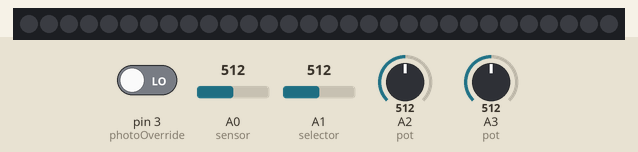
Simulated run of this sketch. Board: Arduino Uno, built with avr-gcc and run on an emulated ATmega328P. On the bench: 30 RGB LEDs in strip order, left to right. The inputs (shaded band) are chosen by the test bench; at power-on: A1 (selector) = 512, A2 (pot) = 512, pin 3 (photoOverride) LOW, A0 (sensor) = 512, A3 (pot) = 512. Dim RGB values are drawn brighter than linear; random numbers use the default seed unless the sketch sets one.

Above: at 1.2 s.
1.3 s: A1 (selector) set to 306
At 2.97 s:
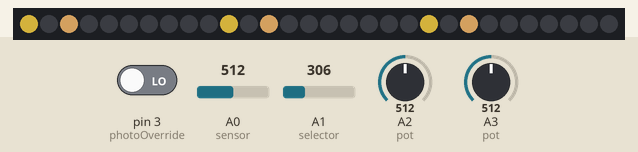
4.6 s: A2 (pot) set to 190
At 6.16 s:
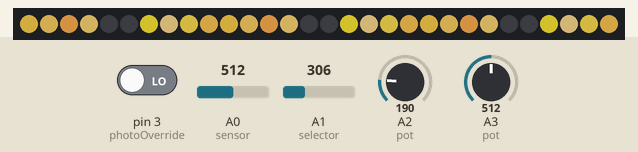
8.1 s: A1 (selector) set to 436
At 8.15 s:
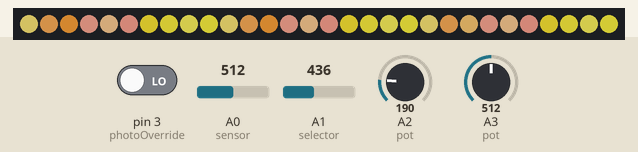
14.5 s: A1 (selector) set to 468
At 16.8 s:
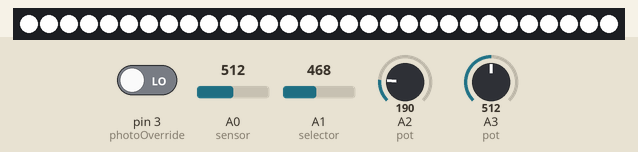
21.3 s: A1 (selector) set to 545
23.6 s: A1 (selector) set to 572
At 26.53 s:
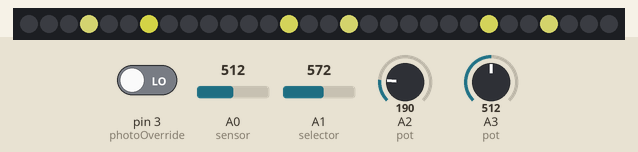

Measured:
- the behaviour switches between 449 and 450 on A1 (selector) (found by bisection; images 3 and 4)
- the behaviour switches between 559 and 560 on A1 (selector) (found by bisection; images 4 and 5)

The sketch:

LightBoard.ino
```cpp
#include <Adafruit_NeoPixel.h>

#define PIN 6
#define LED_COUNT 30

// Parameter 1 = number of pixels in strip
// Parameter 2 = Arduino pin number (most are valid)
// Parameter 3 = pixel type flags, add together as needed:
//   NEO_KHZ800  800 KHz bitstream (most NeoPixel products w/WS2812 LEDs)
//   NEO_KHZ400  400 KHz (classic 'v1' (not v2) FLORA pixels, WS2811 drivers)
//   NEO_GRB     Pixels are wired for GRB bitstream (most NeoPixel products)
//   NEO_RGB     Pixels are wired for RGB bitstream (v1 FLORA pixels, not v2)
Adafruit_NeoPixel strip = Adafruit_NeoPixel(LED_COUNT, PIN, NEO_GRB + NEO_KHZ800);

// IMPORTANT: To reduce NeoPixel burnout risk, add 1000 uF capacitor across
// pixel power leads, add 300 - 500 Ohm resistor on first pixel's data input
// and minimize distance between Arduino and first pixel.  Avoid connecting
// on a live circuit...if you must, connect GND first.

int photoOverride = 3;    // Used to override the photo cell sensor
int selector = A1;        // Pot to select the program to run.
int setting = 0;          // default value defined for setting the program to run.
int lightLevel = 0;       // default value defined for setting the light levels.
int brightness = 0;       // default value defined for setting the brightness level.

// Pot defined variables
int lightVal() { int x = 0; x = map(analogRead(A0),0,1023,0,255); return x;}  // Value of the photo cell sensor
int delayVal() { int x = 0; x = map(analogRead(A2),0,1023,10,500); return x;}  // Value of the delay pot
int brightVal() { int x = 0; x = map(analogRead(A3),0,1023,0,255); return x;}  // Value of the brightness pot

//  Preset several most common used solid colors
uint32_t off = strip.Color(0,0,0);          //Preset color variable = OFF
uint32_t r = strip.Color(255,0,0);        //Preset color variable = RED
uint32_t g = strip.Color(0,255,0);        //Preset color variable = GREEN
uint32_t b = strip.Color(0,0,255);        //Preset color variable = BLUE
uint32_t w = strip.Color(255,255,255);    //Preset color variable = WHITE
uint32_t o = strip.Color(255,75,0);        //Preset color variable = ORANGE

//color combination strings
uint32_t rrrroffrrrroff[] = {r,r,r,r,off,g,g,g,g,off};
uint32_t rroffwwoffbboff[] = {r,r,off,w,w,off,b,b,off,off};
uint32_t testcolor[] = {o,o,o,o,o,off,off,off,off,off};

void setup() {
  strip.begin();
  pinMode(photoOverride, INPUT);
  strip.show(); // Initialize all pixels to 'off'
}

void loop() {
  // First chedk the override switch for the photo cell is off, then read the photo cell level.
  if (digitalRead(photoOverride) == HIGH){ lightLevel = 0; }  else { lightLevel = lightVal(); }
  // Check if the brightness is turned all the way down.  If so use the light sensor to determin the brightness.
  if (brightVal() == 0){ strip.setBrightness(lightVal()); } else { strip.setBrightness(brightVal()); }
  // Based on the value from the photocell/bypass switch decide to call the program selector
  if (lightLevel < 200 ) { programSelector(); } else { strip.clear(); strip.show(); }
  // Very short delay to prevent bugs.
  delay(1);
}

void programSelector(){
    setting = map(analogRead(selector), 10, 1000, 1,10);
    switch (setting) {
      case 1:
        running_v2(rrrroffrrrroff);
        break;
      case 2:
        running_v2(rroffwwoffbboff);
        break;
      case 3:
        twinkle_v1();
        break;
      case 4:
        twinkleFull_v1();
        break;
      case 5:
        delay(2000);
        flash_v1();
        break;
      case 6:
        randomWhite();
        break;
      case 7:
        fullRandomWhite();
        break;
      case 8:
        randomColors();
        break;
      case 9:
        fullRandomColors();
        break;
      case 10:
        strip.clear();
        strip.show();
        break;
      default:
        strip.clear();
        strip.show();
        break;
    }
}

void twinkle_v1(){
  uint32_t c;
  int p;
  c = strip.Color(255,random(150,255),random(50,150));
  p=random(10);
  for(int i=0; i<=LED_COUNT/10; i++){
    strip.setPixelColor(p+(i*10),c);
  }
  strip.show();
  delay(delayVal());
}

void twinkleFull_v1(){
  uint32_t c;
  int p;
  c = strip.Color(255,random(150,255),random(50,150));
  p=random(LED_COUNT);
  strip.setPixelColor(p,c);
  strip.show();
  delay(delayVal());
}

void running_v1(){
  uint32_t p;
  uint32_t s[] = {r,r,r,r,off,g,g,g,g,off};
  for(int p=0; p<10; p=p+1){
    for(int i=0; i<=LED_COUNT/10; i++){
      for(int ii=0; ii<10; ii++){
        strip.setPixelColor(p+(i*10)-ii, s[ii]);
      }
    }
    strip.show();
    delay(delayVal());
  }
}

void running_v2(uint32_t s[]){
  uint32_t p;
  for(int p=0; p<10; p=p+1){
    for(int i=0; i<=LED_COUNT/10; i++){
      for(int ii=0; ii<10; ii++){
        strip.setPixelColor(p+(i*10)-ii, s[ii]);
      }
    }
    strip.show();
    delay(delayVal());
  }
}

void surprise_v1(){
  uint32_t c[] = {o,o,o,o,off,off,off,off,off,off};
  if (random(100) != 1) {
    running_v2(c);
  } else {
    flash_v1();
  }
}

void flash_v1(){
  strip.setBrightness(255);
  for (int i=0; i<random(3,20); i++){
    all_set(w);
    delay(1);
    all_set(off);
    delay(1);
  }
}


void randomWhite(){
  int p,c;
  p=random(10);
  c=random(2);
  for(int i=0; i<=LED_COUNT/10; i++){
    switch (c) {
      case 0:
        strip.setPixelColor(p+(i*10),255,255,random(50,150));
        break;
      case 1:
        strip.setPixelColor(p+(i*10),off);
    }
  }
  strip.show();
  delay(delayVal());
}

void fullRandomWhite(){
  int p;
  p=random(LED_COUNT);
  switch (random(5)) {
    case 0:
        strip.setPixelColor(p,255,255,random(50,150));
      break;
    case 1:
        strip.setPixelColor(p,off);
  }
  strip.show();
  delay(delayVal());
}

void randomColors(){
  int p,c;
  p=random(10);
  c=random(5);
  for(int i=0; i<=LED_COUNT/10; i++){
    switch (c) {
      case 0:
        strip.setPixelColor(p+(i*10),r);
        break;
      case 1:
        strip.setPixelColor(p+(i*10),g);
        break;
      case 2:
        strip.setPixelColor(p+(i*10),b);
        break;
      case 3:
        strip.setPixelColor(p+(i*10),w);
        break;
      case 4:
        strip.setPixelColor(p+(i*10),off);
    }
  }
  strip.show();
  delay(delayVal());
}


void fullRandomColors(){
  int p;
  p=random(LED_COUNT);
  switch (random(5)) {
    case 0:
      strip.setPixelColor(p,r);
      break;
    case 1:
      strip.setPixelColor(p,g);
      break;
    case 2:
      strip.setPixelColor(p,b);
      break;
    case 3:
      strip.setPixelColor(p,w);
      break;
    case 4:
      strip.setPixelColor(p,off);
      break;
  }
  strip.show();
  delay(delayVal());
}


//  Used to set all LEDs in the strip to one color or to off
void all_set(uint32_t c){
  for(int i=0; i<LED_COUNT; i++){
    strip.setPixelColor(i,c);
    strip.show();
  }
}
```
